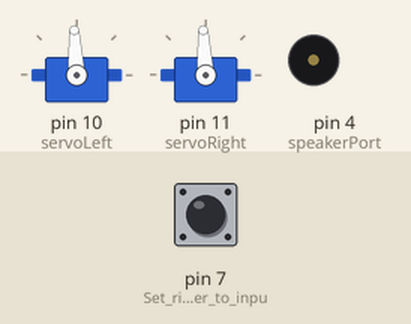
Bench run of a sketch on a simulated Arduino Uno, built with avr-gcc and run on an emulated ATmega328P. Parts: 2 × servo, buzzer (waves = sounding). The test bench sets the inputs (shaded band); at power-on: pin 7 (Set_right_whisker_to_inpu) LOW.

Above: at 2.2 s.
2.3 s: pin 7 (Set_right_whisker_to_inpu) pulled HIGH for 0.15 s
At 2.37 s:
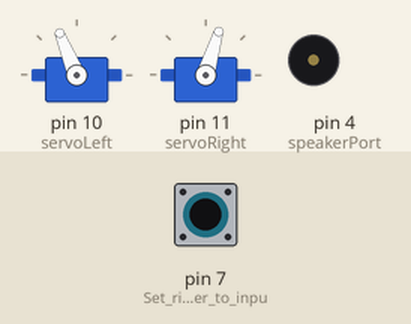
3.9 s: pin 7 (Set_right_whisker_to_inpu) pulled HIGH for 3.2 s
At 8.4 s:
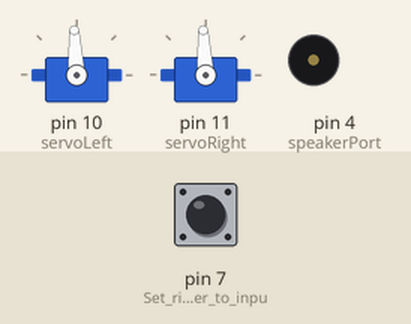
Timing chart, 0 to 9.9 s (numbered marks = the images above; inputs shaded):
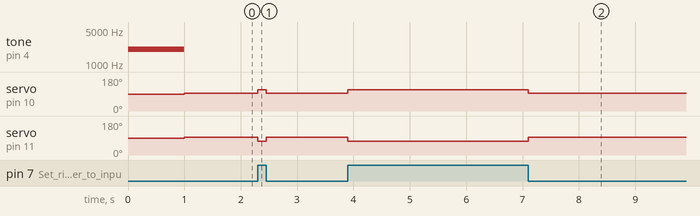

The sketch:

WhiskersSetupV2.ino
```cpp
// Whisker Setup
// Test that the whiskers are correctly working by driving forward
// if the right whisker is not pressed in.

// Macros for storing various servomotor speeds
#define stopServo 1500
#define forward 1700
#define reverse 1300

// Macros for storing speaker port
#define speakerPort 4

// Macros for storing whisker data to improve code readibility
#define whiskerRight digitalRead(7)
#define pressed 0

//Servo Include Library and right and left servo definitions
#include <Servo.h>
Servo servoLeft;
Servo servoRight;

void setup()                                 // Built-in setup() initialization function runs once
{
  pinMode(7, INPUT);                         // Set right whisker to input pin 7

  servoLeft.attach(10);                      // Set left servo to pin 10
  servoRight.attach(11);                     // Set right servo to pin 11

  tone(speakerPort, 2000, 1000);             // Play tone for 1 second
  delay(1000);                               // Delay for tone to finish
}

void loop()                                  // Built-in loop repeats forever after setup() function finishes
{
  if(whiskerRight == pressed)                // If right whisker is pressed...
  {
    // ...stop.
    servoLeft.writeMicroseconds(stopServo);
    servoRight.writeMicroseconds(stopServo);

  }
  else                                       // Else (right whisker is not pressed)...
  {
    // ...move forward.
    servoLeft.writeMicroseconds(forward);    // Left wheel counterclockwise
    servoRight.writeMicroseconds(reverse);   // Right wheel clockwise
  }
}
```

Measured:
- after the input at 2.3 s, servo on pin 10 (servoLeft): 93° → 112° at once, → 93° 0.15 s later; servo on pin 11 (servoRight): 93° → 73° at once, → 93° 0.15 s later
- after the input at 3.9 s, servo on pin 10 (servoLeft): 93° → 112° at once, → 93° 3.2 s later; servo on pin 11 (servoRight): 93° → 73° at once, → 93° 3.2 s later
